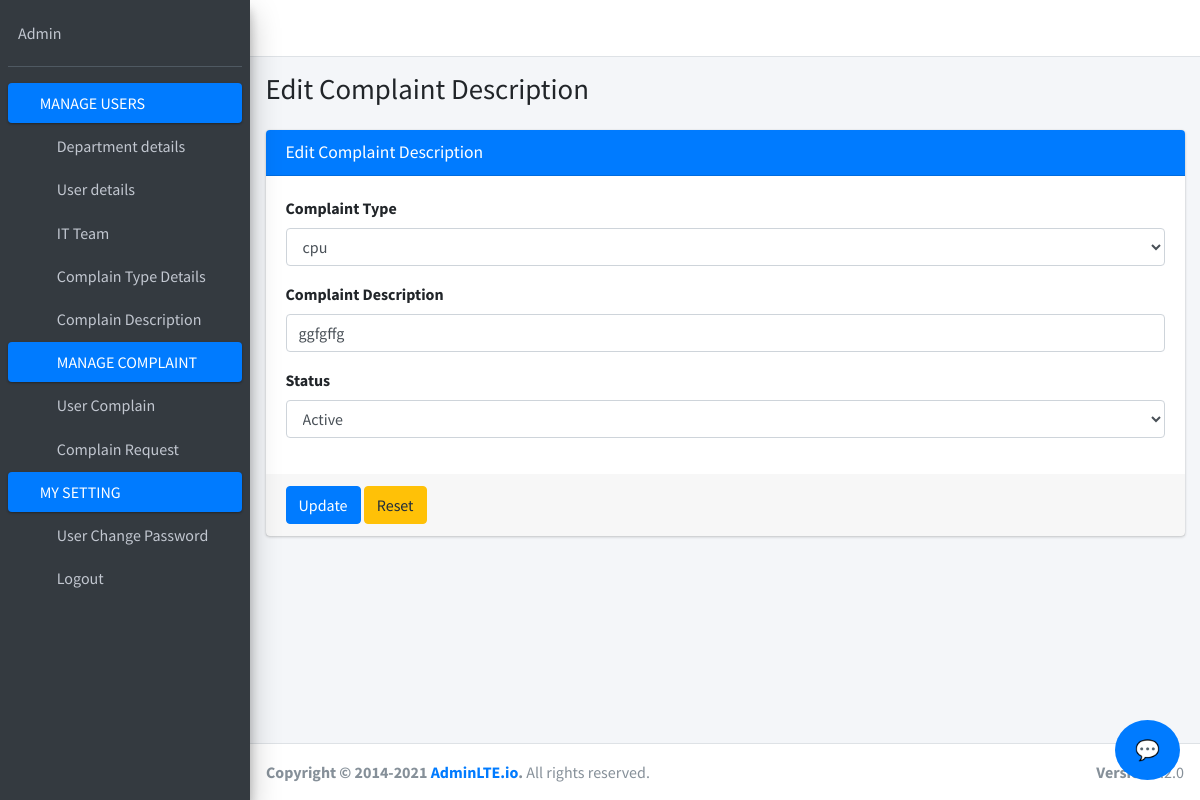
/edit_complaint_desc/1/, run on the app's committed database.
### admin_support/models.py (models this page shows, shortened)
class ComplaintDescription(models.Model):
    STATUS_CHOICES = (
        ('Active', 'Active'),
        ('Inactive', 'Inactive'),
    )
    complain_desc_id = models.AutoField(primary_key=True)
    complain_type = models.ForeignKey(ComplaintType, on_delete=models.CASCADE, null=True, blank=True)
    description = models.TextField(null=True, blank=True)
    status = models.CharField(max_length=10, choices=STATUS_CHOICES, default='Active', null=True, blank=True)

class ComplaintType(models.Model):
    STATUS_CHOICES = (
        ('Active', 'Active'),
        ('Inactive', 'Inactive'),
    )
    complain_id = models.AutoField(primary_key=True)
    complain = models.CharField(max_length=100, null=True, blank=True)
    status = models.CharField(max_length=10, choices=STATUS_CHOICES, default='Active', null=True, blank=True)

### admin_support/views.py (the view)
# urls.py: path('edit_complaint_desc/<int:complain_desc_id>/', views.edit_complaint_description, name='edit_complaint_desc'),
def edit_complaint_description(request, complain_desc_id=0):
    complaint_desc = ComplaintDescription.objects.get(complain_desc_id=complain_desc_id)
    context = {
        'comp_desc': complaint_desc,
        'complaint_types': ComplaintType.objects.all()
    }
    return render(request, 'edit_comp_desc.html', context)

### admin_support/templates/edit_comp_desc.html (shortened to what this page needs)
{% load static %}
<!DOCTYPE html>
<html lang="en">
<head>
  {% include 'link.html' %}
</head>
<body class="hold-transition sidebar-mini layout-fixed">
<div class="wrapper">
  {% include 'base.html' %}
  <div class="content-wrapper">
    <div class="content-header">
      <div class="container-fluid">
        <div class="row mb-2">
          <div class="col-sm-6">
            <h1 class="m-0">Edit Complaint Description</h1>
          </div>
        </div>
      </div>
    </div>
    <section class="content">
      <div class="container-fluid">
        <div class="card card-primary">
          <div class="card-header">
            <h3 class="card-title">Edit Complaint Description</h3>
          </div>
          <form method="POST" action="{% url 'update_complaint_desc' %}">
            <div class="card-body">
              <div class="form-group">
                <label for="complain_type">Complaint Type</label>
                <select name="complain_type" class="form-control" required>
                  {% for type in complaint_types %}
                  <option value="{{ type.complain_id }}" {% if type == comp_desc.complain_type %}selected{% endif %}>
                    {{ type.complain }}
                  </option>
                  {% endfor %}
                </select>
              </div>
              <div class="form-group">
                <label for="description">Complaint Description</label>
                <input type="text" class="form-control" name="description" value="{{ comp_desc.description }}" required>
              </div>
              <div class="form-group">
                <label for="status">Status</label>
                <select name="status" class="form-control" required>
                  <option value="Active" {% if comp_desc.status == "Active" %}selected{% endif %}>Active</option>
                </select>
              </div>
            </div>
            <div class="card-footer">
              <input type="submit" class="btn btn-primary" value="Update">
              <input type="reset" class="btn btn-warning" value="Reset">
            </div>
          </form>
        </div>
      </div>
    </section>
  </div>
  {% include 'footer.html' %}
</div>
{% include 'scriptfile.html' %}
<div id="chat-btn">💬</div>
</body>
</html>

### admin_support/templates/edit_comp_desc.html (style rules this page uses)
#chat-btn { position: fixed; bottom: 20px; right: 20px; background: #007bff; color: white; padding: 15px 20px; border-radius: 50%; cursor: pointer; font-size: 20px; z-index: 9999; }

### data on the page
ComplaintDescription: complain_type "cpu", description "ggfgffg", status "Active"
